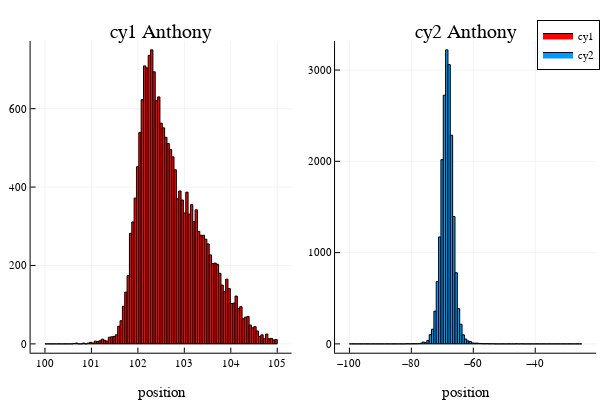

Notebook code cell kept with this figure:
### Code cell
h3 = histogram(cy1, title = "cy1 Anthony", bins = LinRange(100,105,100), 
    label = "cy1", legend = :best, color= "red")

h4 = histogram(cy2, title = "cy2 Anthony", bins = LinRange(-100,-25,100), 
    label = "cy2", legend = :best)

plot(h3, h4, layout = (1,2), xlabel = "position")
